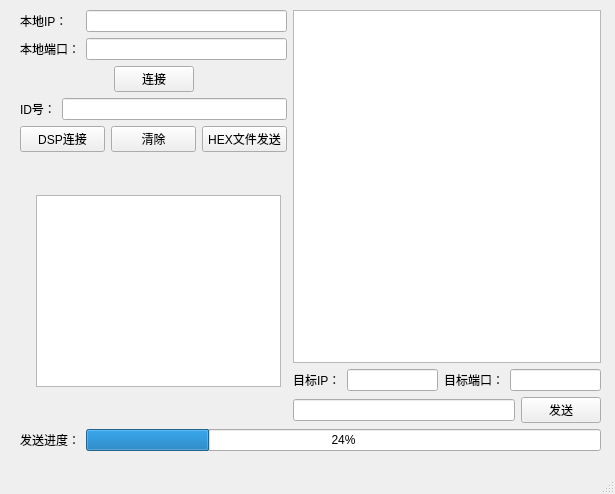
<?xml version="1.0" encoding="UTF-8"?>
<ui version="4.0">
 <class>MainWindow</class>
 <widget class="QMainWindow" name="MainWindow">
  <property name="geometry">
   <rect>
    <x>0</x>
    <y>0</y>
    <width>615</width>
    <height>494</height>
   </rect>
  </property>
  <property name="windowTitle">
   <string>MainWindow</string>
  </property>
  <widget class="QWidget" name="centralwidget">
   <widget class="QWidget" name="">
    <property name="geometry">
     <rect>
      <x>20</x>
      <y>10</y>
      <width>581</width>
      <height>441</height>
     </rect>
    </property>
    <layout class="QVBoxLayout" name="verticalLayout_6">
     <item>
      <layout class="QHBoxLayout" name="horizontalLayout_9">
       <item>
        <layout class="QVBoxLayout" name="verticalLayout_5">
         <item>
          <layout class="QHBoxLayout" name="horizontalLayout">
           <item>
            <layout class="QVBoxLayout" name="verticalLayout_4">
             <item>
              <widget class="QLabel" name="label">
               <property name="text">
                <string>本地IP：</string>
               </property>
              </widget>
             </item>
             <item>
              <widget class="QLabel" name="label_2">
               <property name="text">
                <string>本地端口：</string>
               </property>
              </widget>
             </item>
            </layout>
           </item>
           <item>
            <layout class="QVBoxLayout" name="verticalLayout_3">
             <item>
              <widget class="QLineEdit" name="IPlineEdit"/>
             </item>
             <item>
              <widget class="QLineEdit" name="PortlineEdit"/>
             </item>
            </layout>
           </item>
          </layout>
         </item>
         <item>
          <layout class="QHBoxLayout" name="horizontalLayout_3">
           <item>
            <spacer name="horizontalSpacer">
             <property name="orientation">
              <enum>Qt::Horizontal</enum>
             </property>
             <property name="sizeHint" stdset="0">
              <size>
               <width>40</width>
               <height>20</height>
              </size>
             </property>
            </spacer>
           </item>
           <item>
            <widget class="QPushButton" name="ConnectpushButton">
             <property name="text">
              <string>连接</string>
             </property>
            </widget>
           </item>
           <item>
            <spacer name="horizontalSpacer_2">
             <property name="orientation">
              <enum>Qt::Horizontal</enum>
             </property>
             <property name="sizeHint" stdset="0">
              <size>
               <width>40</width>
               <height>20</height>
              </size>
             </property>
            </spacer>
           </item>
          </layout>
         </item>
         <item>
          <layout class="QHBoxLayout" name="horizontalLayout_4">
           <item>
            <widget class="QLabel" name="label_3">
             <property name="text">
              <string>ID号：</string>
             </property>
            </widget>
           </item>
           <item>
            <widget class="QLineEdit" name="IDPortlineEdit"/>
           </item>
          </layout>
         </item>
         <item>
          <layout class="QHBoxLayout" name="horizontalLayout_2">
           <item>
            <widget class="QPushButton" name="DSPConnectButton">
             <property name="text">
              <string>DSP连接</string>
             </property>
            </widget>
           </item>
           <item>
            <widget class="QPushButton" name="ClearButton">
             <property name="text">
              <string>清除</string>
             </property>
            </widget>
           </item>
           <item>
            <widget class="QPushButton" name="HexSendButton">
             <property name="text">
              <string>HEX文件发送</string>
             </property>
            </widget>
           </item>
          </layout>
         </item>
         <item>
          <layout class="QVBoxLayout" name="verticalLayout">
           <item>
            <spacer name="verticalSpacer">
             <property name="orientation">
              <enum>Qt::Vertical</enum>
             </property>
             <property name="sizeHint" stdset="0">
              <size>
               <width>20</width>
               <height>18</height>
              </size>
             </property>
            </spacer>
           </item>
           <item>
            <layout class="QHBoxLayout" name="horizontalLayout_7">
             <item>
              <spacer name="horizontalSpacer_6">
               <property name="orientation">
                <enum>Qt::Horizontal</enum>
               </property>
               <property name="sizeHint" stdset="0">
                <size>
                 <width>28</width>
                 <height>20</height>
                </size>
               </property>
              </spacer>
             </item>
             <item>
              <widget class="QTextBrowser" name="StateusBrowser"/>
             </item>
             <item>
              <spacer name="horizontalSpacer_5">
               <property name="orientation">
                <enum>Qt::Horizontal</enum>
               </property>
               <property name="sizeHint" stdset="0">
                <size>
                 <width>18</width>
                 <height>20</height>
                </size>
               </property>
              </spacer>
             </item>
            </layout>
           </item>
           <item>
            <spacer name="verticalSpacer_2">
             <property name="orientation">
              <enum>Qt::Vertical</enum>
             </property>
             <property name="sizeHint" stdset="0">
              <size>
               <width>20</width>
               <height>18</height>
              </size>
             </property>
            </spacer>
           </item>
          </layout>
         </item>
        </layout>
       </item>
       <item>
        <layout class="QVBoxLayout" name="verticalLayout_2">
         <item>
          <widget class="QTableView" name="RcvtableView"/>
         </item>
         <item>
          <layout class="QHBoxLayout" name="horizontalLayout_5">
           <item>
            <widget class="QLabel" name="label_4">
             <property name="text">
              <string>目标IP：</string>
             </property>
            </widget>
           </item>
           <item>
            <widget class="QLineEdit" name="TarIPlineEdit"/>
           </item>
           <item>
            <widget class="QLabel" name="label_5">
             <property name="text">
              <string>目标端口：</string>
             </property>
            </widget>
           </item>
           <item>
            <widget class="QLineEdit" name="TarPortlineEdit"/>
           </item>
          </layout>
         </item>
         <item>
          <layout class="QHBoxLayout" name="horizontalLayout_6">
           <item>
            <widget class="QLineEdit" name="SendlineEdit"/>
           </item>
           <item>
            <widget class="QPushButton" name="pushButton_5">
             <property name="text">
              <string>发送</string>
             </property>
            </widget>
           </item>
          </layout>
         </item>
        </layout>
       </item>
      </layout>
     </item>
     <item>
      <layout class="QHBoxLayout" name="horizontalLayout_8">
       <item>
        <widget class="QLabel" name="label_6">
         <property name="text">
          <string>发送进度：</string>
         </property>
        </widget>
       </item>
       <item>
        <widget class="QProgressBar" name="progressBar">
         <property name="value">
          <number>24</number>
         </property>
        </widget>
       </item>
      </layout>
     </item>
    </layout>
   </widget>
  </widget>
  <widget class="QMenuBar" name="menubar">
   <property name="geometry">
    <rect>
     <x>0</x>
     <y>0</y>
     <width>615</width>
     <height>23</height>
    </rect>
   </property>
  </widget>
  <widget class="QStatusBar" name="statusbar"/>
 </widget>
 <resources/>
 <connections/>
</ui>
